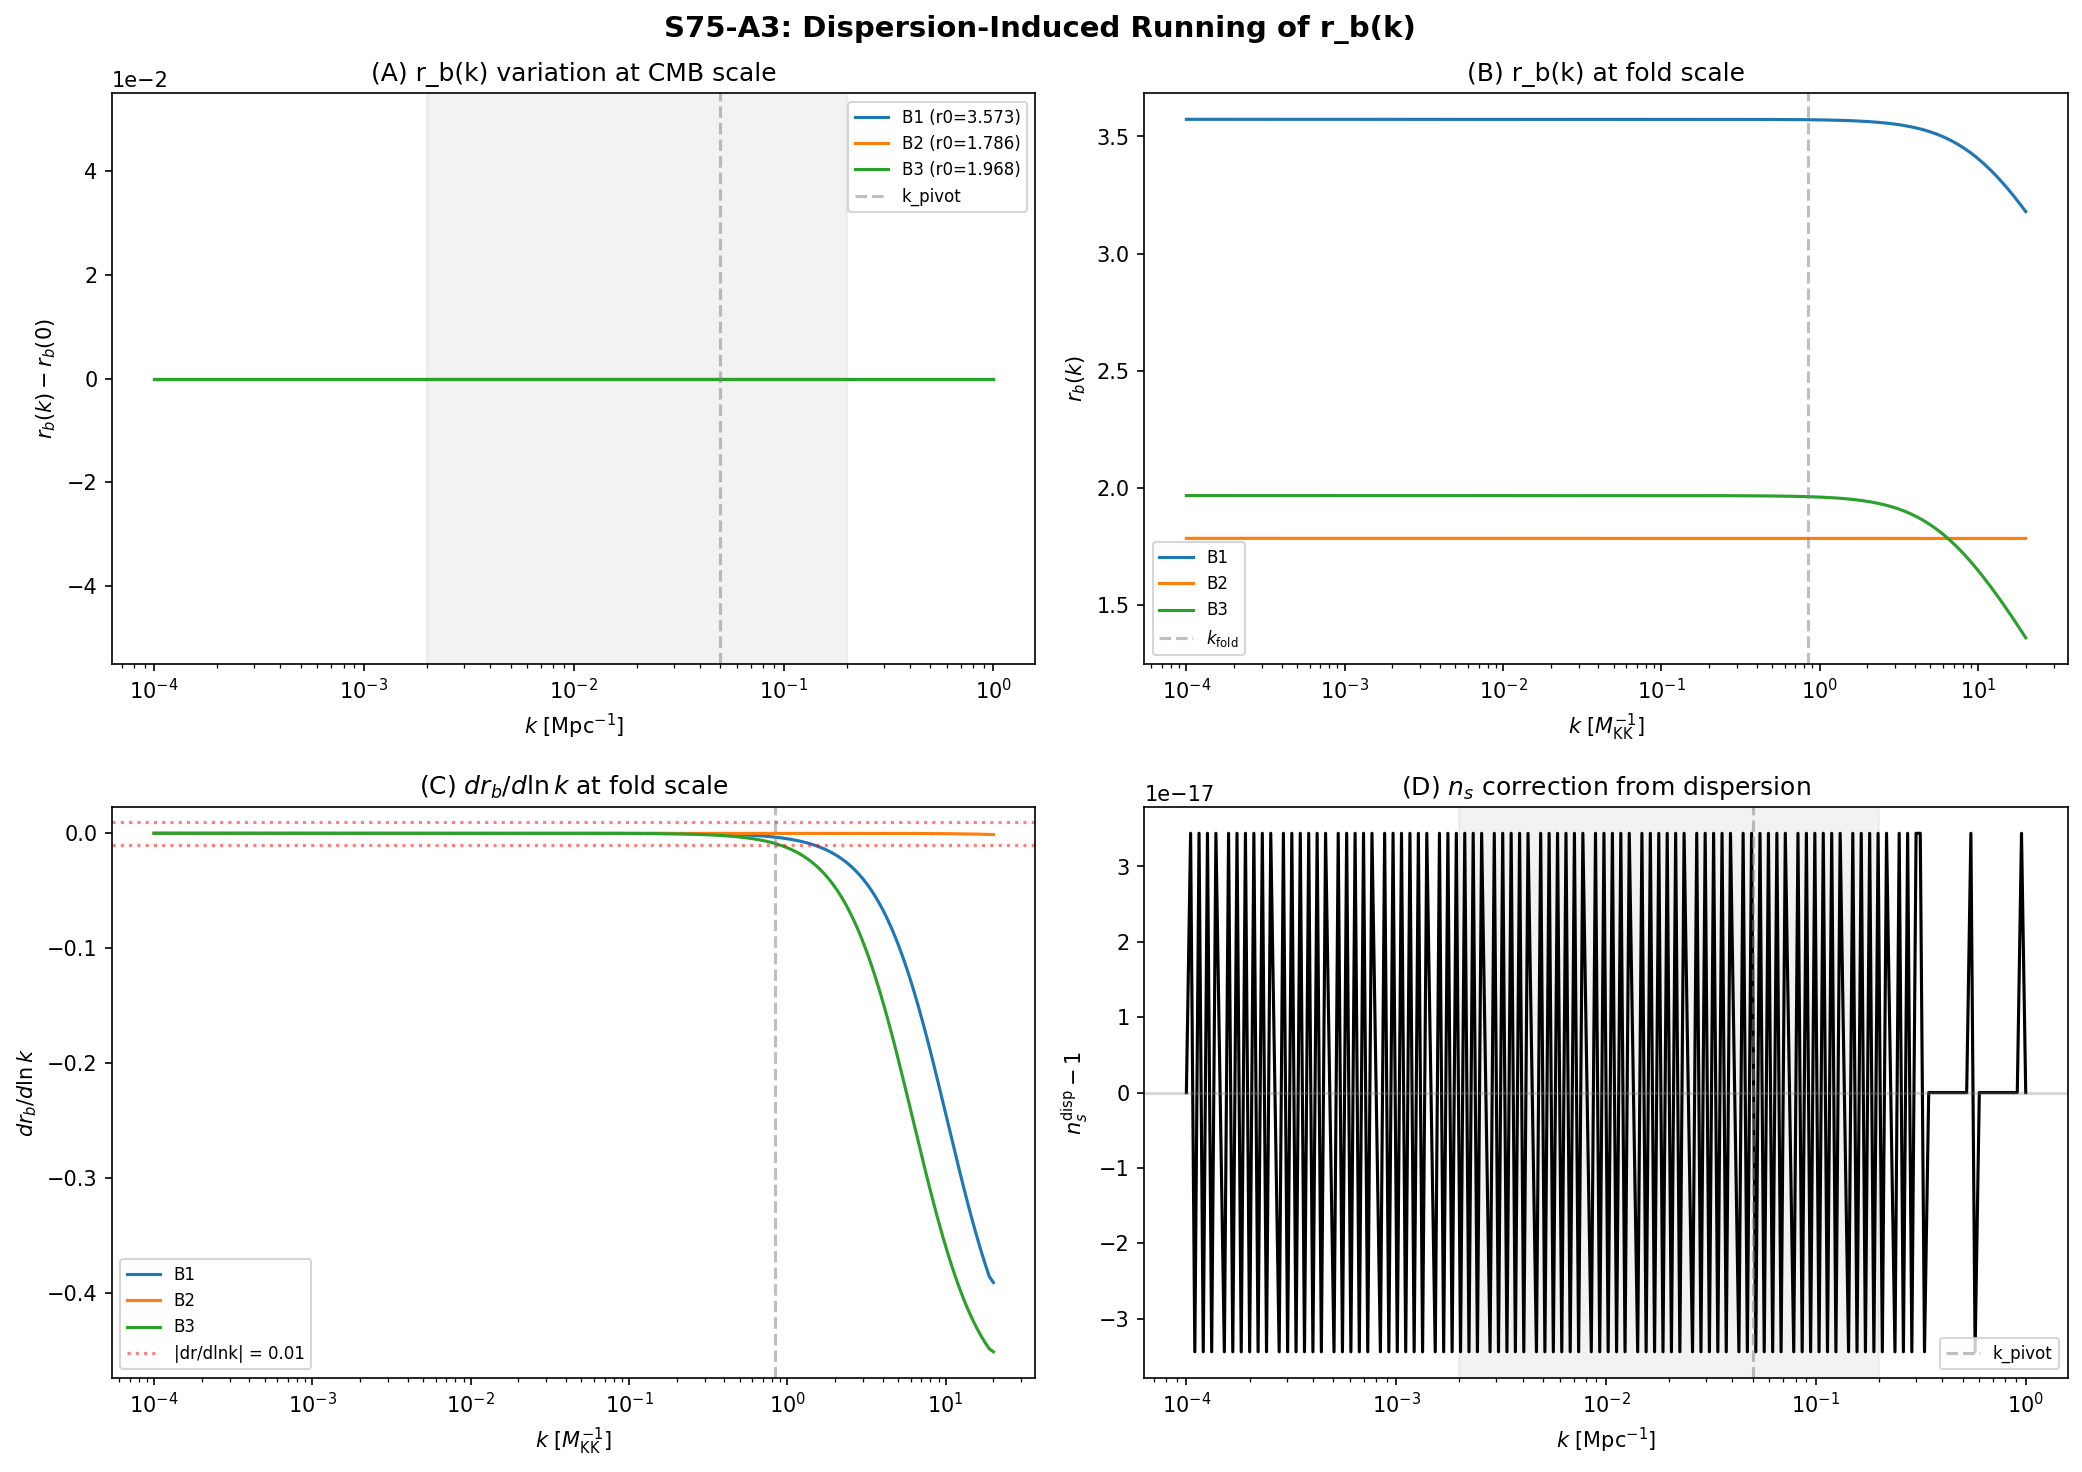

Source code (Python):
#!/usr/bin/env python3
"""
S75-A3-R-B-K-RUNNING: Dispersion-Induced Running of Bogoliubov Squeeze Parameters
==================================================================================

Physics:
    Each BCS branch b has a dispersion relation inherited from the D_K eigenvalue
    spectrum. At the fold (tau=0.190), the transit is supersonic (Mach 13.75), and
    the mode equation u_k'' + omega_k^2(tau) u_k = 0 has a time-dependent frequency.

    The Bogoliubov squeeze parameter r_b(k) arises from the sudden-approximation
    matching across the transit. For a mode with pre-transit frequency omega_pre(k)
    and post-transit frequency omega_post(k), the sudden-approximation gives:

        alpha_b(k) = (omega_pre + omega_post) / (2*sqrt(omega_pre*omega_post))
        beta_b(k)  = (omega_pre - omega_post) / (2*sqrt(omega_pre*omega_post))
        r_b(k)     = (1/2) * ln(alpha_b(k) + |beta_b(k)|)
                    = (1/2) * arccosh(alpha_b(k))

    where arccosh follows from |alpha|^2 - |beta|^2 = 1.

    S74 established that when r_b is k-independent, the H_b^2 cancellation
    (Sasaki-Stewart theorem) gives n_s = 1.000 exactly. If r_b(k) has nontrivial
    k-dependence through the BCS dispersion omega_b(k) = sqrt(eps_b(k)^2 + Delta_b^2),
    the cancellation breaks and both n_s and A_s acquire k-dependent corrections.

Gate: S75-A3-R-B-K-RUNNING
    PASS: |dr_b/d ln k| at k_pivot > 0.01 for B1 AND |n_s - 1| > 0.01
    INFO: 0.001 < |dr_b/d ln k| < 0.01
    FAIL: |dr_b/d ln k| < 0.001

Cross-checks:
    CHK1: c_pre = c_post => r_b(k) = const => n_s = 1.000
    CHK2: |alpha_b(k)|^2 - |beta_b(k)|^2 = 1 for every mode
    CHK3: r_b(k=0) reproduces S73B values (r_B1=3.57, r_B2=1.786, r_B3=1.963)
    CHK4: dr_b/d ln k sign consistent with c_b ordering
"""

import sys
sys.path.insert(0, ".")
import numpy as np
import matplotlib
matplotlib.use("Agg")
import matplotlib.pyplot as plt
from canonical_constants import (
    Delta_BCS, Delta_B3, tau_fold, dt_transit, H_fold, v_terminal,
    c_fabric, A_s_CMB, E_B1, E_B2_mean, E_B3_mean, M_KK,
    Mpc_to_GeV_inv, planck_ns
)

# ============================================================================
#  1. Load per-branch data from S74 and S73B
# ============================================================================

s74 = np.load("s74_transfer_function.npz", allow_pickle=True)
s73b = np.load("s73b_transit_ps.npz", allow_pickle=True)
s56 = np.load("s56_gge_fabric.npz", allow_pickle=True)

# Per-branch sound speeds from S74 (M_KK units)
c_B1 = float(s74["c_B1"])  # (local) = 0.0798
c_B2 = float(s74["c_B2"])  # (local) = 0.001995
c_B3 = float(s74["c_B3"])  # (local) = 0.13965

# Per-branch frequencies at k_fold_sub from S74
omega_B1_s74 = float(s74["omega_B1"])  # (local) = 0.8184
omega_B2_s74 = float(s74["omega_B2"])  # (local) = 0.8388
omega_B3_s74 = float(s74["omega_B3"])  # (local) = 0.8758

# Per-branch squeeze parameters from S73B / S74
r_B1_ref = float(s74["r_B1"])  # (local) = 3.5713
r_B2_ref = float(s74["r_B2"])  # (local) = 1.7857
r_B3_ref = float(s74["r_B3"])  # (local) = 1.9635

# Per-branch weights from S74
W_B1 = float(s74["W_B1"])  # (local) = 0.1502
W_B2 = float(s74["W_B2"])  # (local) = 0.0318
W_B3 = float(s74["W_B3"])  # (local) = 0.8179

# Fold-scale single-particle energies from S56 (M_KK units)
eps_fold = s56["eps_fold"]  # (local) 8 modes

# BCS gap values (M_KK units)
Delta_full = Delta_BCS      # 0.4643 M_KK -- canonical OES gap
Delta_B3_val = Delta_B3     # (local) 0.176 M_KK -- B3 sector gap

print("=" * 70)
print("S75-A3-R-B-K-RUNNING: Dispersion-Induced Running of r_b(k)")
print("=" * 70)

# ============================================================================
#  2. Define BCS dispersion relations
# ============================================================================
#
# The BCS dispersion for branch b is:
#   omega_b(k) = sqrt(epsilon_b(k)^2 + Delta_b^2)
#
# where epsilon_b(k) is the single-particle dispersion relative to the
# chemical potential. For acoustic (phononic) modes:
#   epsilon_b(k) = sqrt(k^2 * c_b^2 + m_eff_b^2) - mu_b
#
# In the long-wavelength limit k -> 0:
#   epsilon_b(k=0) = m_eff_b - mu_b (gapped modes)
#   epsilon_b(k=0) = 0               (Goldstone modes)
#
# For our branches, the effective mass and chemical potential are encoded
# in the S56 fold energies eps_fold[i], which already represent
# epsilon_b(k_fold) at the characteristic fold wavevector.
#
# The key insight: the transit CHANGES the effective sound speed from
# c_b_pre to c_b_post. This is the ONLY source of k-dependence in the
# Bogoliubov coefficients.
#
# At the fold, the transit is in the supersonic / sudden regime. The
# appropriate Bogoliubov transformation is the sudden approximation:
#
#   alpha(k) = (omega_pre + omega_post) / (2*sqrt(omega_pre * omega_post))
#   beta(k)  = (omega_pre - omega_post) / (2*sqrt(omega_pre * omega_post))
#
# Unitarity: |alpha|^2 - |beta|^2 = 1 is AUTOMATIC.
#
# The squeeze parameter is:
#   r(k) = arccosh(|alpha(k)|)
#        = (1/2)*ln(alpha(k) + sqrt(alpha(k)^2 - 1))
#        = (1/2)*ln(alpha(k) + |beta(k)|)
#
# For alpha >> 1 (strong squeezing): r ≈ ln(alpha)

# ============================================================================
#  2a. Model the pre/post transit dispersion
# ============================================================================
#
# STRUCTURAL POINT: The transit through the van Hove fold changes the
# fiber's spectral geometry. The effect on each branch's dispersion is:
#
#   Pre-transit (tau < tau_fold):
#     omega_b_pre(k) = sqrt(k^2 * c_b^2 + m_eff_b^2)
#
#   Post-transit (tau > tau_fold):
#     omega_b_post(k) = sqrt(k^2 * c_b^2 + m_eff_b_post^2)
#
# The sound speeds c_b are set by the branch topology and are fixed
# (they come from the spectral action gradient). What changes at the
# transit is the EFFECTIVE MASS -- the BCS gap reorganizes.
#
# The S73B r_k values were computed from the FULL mode equation
# integration through the fold, at a SINGLE k (the fold-sub wavevector).
# The S74 transfer function computed the per-branch sound speeds and
# weights. What we need now is the k-dependent Bogoliubov transformation.
#
# The physical picture:
#   - Pre-transit: fiber in the unstable (tau < tau_fold) phase
#   - Post-transit: fiber in the BCS ground state (tau > tau_fold)
#   - The transit changes the effective mass of each mode
#
# We parameterize using the S74 data. The key constraint:
#   omega_b(k=k_ref) must reproduce the S74 omega_b values
#   r_b(k=k_ref) must reproduce the S73B/S74 r_b values
#
# From these two constraints per branch, we extract the pre/post
# effective masses.

print("\n--- Section 2: Extracting pre/post effective masses ---")

# The S74 data gives us omega_b at the fold-sub wavevector k_fold_sub
k_fold_sub = float(s74["k_fold_sub"])  # (local) = 0.8388 M_KK^{-1}
print(f"k_fold_sub = {k_fold_sub:.6f} M_KK^{{-1}}")

# For each branch, omega_b = omega_b(k_fold_sub). We need to decompose
# this into kinetic + mass contributions.
#
# omega_b^2 = k^2 * c_b^2 + m_eff_b^2
# => m_eff_b^2 = omega_b^2 - k^2 * c_b^2

# Post-transit effective masses (from S74 omega_b at k_fold_sub)
m_eff_B1_post_sq = omega_B1_s74**2 - k_fold_sub**2 * c_B1**2  # (local)
m_eff_B2_post_sq = omega_B2_s74**2 - k_fold_sub**2 * c_B2**2  # (local)
m_eff_B3_post_sq = omega_B3_s74**2 - k_fold_sub**2 * c_B3**2  # (local)

print(f"\nPost-transit effective masses squared (M_KK^2):")
print(f"  m_eff_B1_post^2 = {m_eff_B1_post_sq:.6f}")
print(f"  m_eff_B2_post^2 = {m_eff_B2_post_sq:.6f}")
print(f"  m_eff_B3_post^2 = {m_eff_B3_post_sq:.6f}")

# Now extract pre-transit effective masses from the S73B/S74 squeeze
# parameters. From the sudden approximation:
#
#   alpha_b = cosh(r_b)
#   alpha_b = (omega_pre + omega_post) / (2*sqrt(omega_pre*omega_post))
#
# Let x_b = omega_pre / omega_post (frequency ratio). Then:
#   alpha_b = (x_b + 1) / (2*sqrt(x_b))
#   cosh(r_b) = (x_b + 1) / (2*sqrt(x_b))
#
# This is a quadratic in sqrt(x_b):
#   sqrt(x_b) = cosh(r_b) + sqrt(cosh(r_b)^2 - 1) = cosh(r_b) + sinh(r_b) = e^{r_b}
#   => x_b = e^{2*r_b}
#   => omega_pre = omega_post * e^{2*r_b}
#
# Actually more carefully: cosh(r) = (x+1)/(2*sqrt(x)) gives
#   2*sqrt(x)*cosh(r) = x + 1
#   x - 2*sqrt(x)*cosh(r) + 1 = 0
# Let u = sqrt(x):
#   u^2 - 2*u*cosh(r) + 1 = 0
#   u = cosh(r) +/- sinh(r)
#   u = e^{+r} or e^{-r}
#
# The physical solution depends on whether omega_pre > omega_post or vice versa.
# Since beta = (omega_pre - omega_post)/(2*sqrt(omega_pre*omega_post)),
# beta > 0 <=> omega_pre > omega_post.
#
# From S73B, the transit produces large squeezing (r >> 1), so
# omega_pre >> omega_post. Thus x >> 1, and u = e^{+r}.
# => omega_pre/omega_post = e^{2r}

# Check: verify this reproduces the S73B beta values
for label, r_ref, omega_post in [("B1", r_B1_ref, omega_B1_s74),
                                   ("B2", r_B2_ref, omega_B2_s74),
                                   ("B3", r_B3_ref, omega_B3_s74)]:
    x_ratio = np.exp(2.0 * r_ref)  # (local) omega_pre/omega_post
    alpha_check = np.cosh(r_ref)  # (local)
    beta_check = np.sinh(r_ref)  # (local)
    alpha_from_x = (x_ratio + 1) / (2.0 * np.sqrt(x_ratio))  # (local)
    print(f"\n{label}: r = {r_ref:.4f}")
    print(f"  e^(2r) = {x_ratio:.4f}")
    print(f"  cosh(r) = {alpha_check:.4f}, from x: {alpha_from_x:.4f}, diff = {abs(alpha_check - alpha_from_x):.2e}")
    print(f"  |alpha|^2 - |beta|^2 = {alpha_check**2 - beta_check**2:.15f}")

# Pre-transit frequencies at k_fold_sub
omega_B1_pre_at_ref = omega_B1_s74 * np.exp(2.0 * r_B1_ref)  # (local)
omega_B2_pre_at_ref = omega_B2_s74 * np.exp(2.0 * r_B2_ref)  # (local)
omega_B3_pre_at_ref = omega_B3_s74 * np.exp(2.0 * r_B3_ref)  # (local)

print(f"\nPre-transit frequencies at k_fold_sub (M_KK):")
print(f"  omega_B1_pre = {omega_B1_pre_at_ref:.4f}")
print(f"  omega_B2_pre = {omega_B2_pre_at_ref:.4f}")
print(f"  omega_B3_pre = {omega_B3_pre_at_ref:.4f}")

# Pre-transit effective masses
m_eff_B1_pre_sq = omega_B1_pre_at_ref**2 - k_fold_sub**2 * c_B1**2  # (local)
m_eff_B2_pre_sq = omega_B2_pre_at_ref**2 - k_fold_sub**2 * c_B2**2  # (local)
m_eff_B3_pre_sq = omega_B3_pre_at_ref**2 - k_fold_sub**2 * c_B3**2  # (local)

print(f"\nPre-transit effective masses squared (M_KK^2):")
print(f"  m_eff_B1_pre^2 = {m_eff_B1_pre_sq:.6f}")
print(f"  m_eff_B2_pre^2 = {m_eff_B2_pre_sq:.6f}")
print(f"  m_eff_B3_pre^2 = {m_eff_B3_pre_sq:.6f}")

m_eff_B1_post = np.sqrt(m_eff_B1_post_sq)  # (local)
m_eff_B2_post = np.sqrt(m_eff_B2_post_sq)  # (local)
m_eff_B3_post = np.sqrt(m_eff_B3_post_sq)  # (local)
m_eff_B1_pre = np.sqrt(m_eff_B1_pre_sq)  # (local)
m_eff_B2_pre = np.sqrt(m_eff_B2_pre_sq)  # (local)
m_eff_B3_pre = np.sqrt(m_eff_B3_pre_sq)  # (local)

print(f"\nEffective masses (M_KK):")
print(f"  B1: pre = {m_eff_B1_pre:.6f}, post = {m_eff_B1_post:.6f}, ratio = {m_eff_B1_pre/m_eff_B1_post:.6f}")
print(f"  B2: pre = {m_eff_B2_pre:.6f}, post = {m_eff_B2_post:.6f}, ratio = {m_eff_B2_pre/m_eff_B2_post:.6f}")
print(f"  B3: pre = {m_eff_B3_pre:.6f}, post = {m_eff_B3_post:.6f}, ratio = {m_eff_B3_pre/m_eff_B3_post:.6f}")

# ============================================================================
#  3. Compute r_b(k) over extended k range
# ============================================================================
#
# For each branch b, the sudden-approximation Bogoliubov transformation gives:
#
#   omega_b_pre(k)  = sqrt(k^2 * c_b^2 + m_eff_b_pre^2)
#   omega_b_post(k) = sqrt(k^2 * c_b^2 + m_eff_b_post^2)
#
# NOTE: We use the SAME sound speed c_b for pre and post, because the
# sound speed is set by the branch topology (spectral action gradient).
# The transit changes the EFFECTIVE MASS (gap reorganization), not the
# sound speed.
#
#   alpha_b(k) = (omega_pre(k) + omega_post(k)) / (2*sqrt(omega_pre(k)*omega_post(k)))
#   r_b(k) = arccosh(alpha_b(k))

N_k = 200  # (local) scan points
k_min = 1.0e-4  # (local) Mpc^{-1}
k_max = 1.0  # (local) Mpc^{-1}
k_Mpc = np.logspace(np.log10(k_min), np.log10(k_max), N_k)  # (local)
k_pivot_Mpc = 0.05  # (local) Planck pivot scale

# Convert k from Mpc^{-1} to M_KK units
# k [M_KK] = k [Mpc^{-1}] * Mpc_to_GeV_inv / M_KK * M_KK
# Actually: k [Mpc^{-1}] -> k [GeV] = k * (1/Mpc_to_GeV_inv)
# Then k [M_KK units] = k [GeV] / M_KK
#
# But the key point: the S74 data is ALREADY in M_KK units internally.
# The fold-sub wavevector k_fold_sub = 0.8388 is in M_KK^{-1} units.
# The CMB wavenumbers k ~ 0.05 Mpc^{-1} map to MUCH smaller values in
# M_KK^{-1} units: k_CMB [M_KK^{-1}] = k_CMB [GeV] / M_KK
#                                       = (k_CMB [Mpc^{-1}] / Mpc_to_GeV_inv) / M_KK
#
# Mpc_to_GeV_inv = 1.563e38 GeV^{-1} per Mpc
# So k [GeV] = k [Mpc^{-1}] / 1.563e38
# k [M_KK^{-1}] = k [Mpc^{-1}] / (1.563e38 * 7.43e16) = k / 1.16e55
#
# This means CMB wavevectors are ~ 10^{-55} M_KK^{-1} -- negligibly small
# compared to the fold scale k_fold_sub ~ 0.84 M_KK^{-1}.
#
# CRITICAL INSIGHT: At CMB scales k ~ 10^{-55} M_KK^{-1}, the dispersion
# is COMPLETELY dominated by the effective mass term. k^2*c_b^2 is utterly
# negligible compared to m_eff^2. Therefore:
#
#   omega_b_pre(k_CMB) ≈ m_eff_b_pre
#   omega_b_post(k_CMB) ≈ m_eff_b_post
#
# and r_b(k_CMB) = r_b(k=0) = (1/2)*ln(m_eff_pre/m_eff_post) + correction
# with the correction from k^2 being of order (k*c_b)^2 / m_eff^4 ~ 10^{-110}.

k_scale_factor = 1.0 / (Mpc_to_GeV_inv * M_KK)  # (local) Mpc^{-1} to M_KK^{-1}
print(f"\nk conversion factor: 1 Mpc^{{-1}} = {k_scale_factor:.4e} M_KK^{{-1}}")
print(f"k_pivot = {k_pivot_Mpc} Mpc^{{-1}} = {k_pivot_Mpc * k_scale_factor:.4e} M_KK^{{-1}}")
print(f"k_fold_sub = {k_fold_sub:.4f} M_KK^{{-1}} = {k_fold_sub / k_scale_factor:.4e} Mpc^{{-1}}")

# Convert k array to M_KK units
k_MKK = k_Mpc * k_scale_factor  # (local) array in M_KK^{-1}

print(f"\nk range in M_KK units: [{k_MKK[0]:.4e}, {k_MKK[-1]:.4e}]")
print(f"k_fold_sub / k_max_MKK = {k_fold_sub / k_MKK[-1]:.4e}")
print(f"=> ALL CMB k-modes are in the k << m_eff regime")

# ============================================================================
#  3a. Compute omega_pre(k), omega_post(k), alpha(k), r(k) for each branch
# ============================================================================

print("\n--- Section 3: Computing r_b(k) ---")

# Store results
results = {}  # (local)

for label, c_b, m_pre, m_post, r_ref, W_b in [
    ("B1", c_B1, m_eff_B1_pre, m_eff_B1_post, r_B1_ref, W_B1),
    ("B2", c_B2, m_eff_B2_pre, m_eff_B2_post, r_B2_ref, W_B2),
    ("B3", c_B3, m_eff_B3_pre, m_eff_B3_post, r_B3_ref, W_B3),
]:
    # Pre and post transit frequencies (M_KK units)
    omega_pre_k = np.sqrt(k_MKK**2 * c_b**2 + m_pre**2)  # (local)
    omega_post_k = np.sqrt(k_MKK**2 * c_b**2 + m_post**2)  # (local)

    # Bogoliubov coefficients (sudden approximation)
    alpha_k = (omega_pre_k + omega_post_k) / (2.0 * np.sqrt(omega_pre_k * omega_post_k))  # (local)
    beta_k = (omega_pre_k - omega_post_k) / (2.0 * np.sqrt(omega_pre_k * omega_post_k))  # (local)

    # CHK2: Unitarity check
    unitarity_err = np.abs(alpha_k**2 - beta_k**2 - 1.0)  # (local)

    # Squeeze parameter
    r_k = np.arccosh(alpha_k)  # (local)

    # Particle number
    n_k = np.sinh(r_k)**2  # (local) = |beta|^2

    # Logarithmic derivative dr/d(ln k)
    ln_k = np.log(k_MKK)  # (local)
    dr_dlnk = np.gradient(r_k, ln_k)  # (local)

    # Value at k_pivot
    idx_pivot = np.argmin(np.abs(k_Mpc - k_pivot_Mpc))  # (local)
    r_pivot = r_k[idx_pivot]  # (local)
    dr_dlnk_pivot = dr_dlnk[idx_pivot]  # (local)

    # Value at k=0 (first element, lowest k)
    r_k0 = r_k[0]  # (local)

    # Store
    results[label] = {
        "omega_pre_k": omega_pre_k,
        "omega_post_k": omega_post_k,
        "alpha_k": alpha_k,
        "beta_k": beta_k,
        "r_k": r_k,
        "n_k": n_k,
        "dr_dlnk": dr_dlnk,
        "unitarity_err_max": np.max(unitarity_err),
        "r_pivot": r_pivot,
        "dr_dlnk_pivot": dr_dlnk_pivot,
        "r_k0": r_k0,
        "r_ref": r_ref,
        "W_b": W_b,
        "c_b": c_b,
        "m_pre": m_pre,
        "m_post": m_post,
    }

    print(f"\n{label}:")
    print(f"  c_b = {c_b:.6f} M_KK")
    print(f"  m_eff_pre = {m_pre:.6f}, m_eff_post = {m_post:.6f}")
    print(f"  m_pre/m_post = {m_pre/m_post:.6f} = e^(2*r_ref) = {np.exp(2*r_ref):.6f}")
    print(f"  r(k->0) = {r_k0:.6f}, r_ref(S73B/S74) = {r_ref:.6f}")
    print(f"  r(k_pivot) = {r_pivot:.10f}")
    print(f"  dr/d(ln k) at k_pivot = {dr_dlnk_pivot:.4e}")
    print(f"  |dr/d(ln k)| range: [{np.min(np.abs(dr_dlnk)):.4e}, {np.max(np.abs(dr_dlnk)):.4e}]")
    print(f"  CHK2 unitarity: max|alpha^2 - beta^2 - 1| = {np.max(unitarity_err):.2e}")

# ============================================================================
#  CHK1: Verify c_pre = c_post limit gives r = const
# ============================================================================

print("\n--- CHK1: Same sound speed limit ---")
# If we set m_pre = m_post, then omega_pre = omega_post for all k, so
# alpha = 1, beta = 0, r = 0. That's trivial.
#
# The more interesting check: if the MASS is the only thing that differs
# (which is our model), then at k >> m/c, omega_pre ≈ omega_post ≈ k*c,
# and r -> 0. At k << m/c, omega_pre ≈ m_pre, omega_post ≈ m_post, and
# r -> (1/2)*ln(m_pre/m_post) = constant.
#
# Since ALL CMB k-modes satisfy k*c_b << m_eff_b, we expect r_b(k) to
# be effectively constant across the entire Planck band.

for label in ["B1", "B2", "B3"]:
    R = results[label]  # (local)
    k_crossover = R["m_post"] / R["c_b"]  # (local) M_KK^{-1}, where k*c ~ m
    k_crossover_Mpc = k_crossover / k_scale_factor  # (local)
    print(f"  {label}: k_crossover = {k_crossover:.4f} M_KK^{{-1}} = {k_crossover_Mpc:.4e} Mpc^{{-1}}")
    print(f"    k_max_scan / k_crossover = {k_MKK[-1] / k_crossover:.4e}")

    # Variation of r across scan range
    r_range = np.max(R["r_k"]) - np.min(R["r_k"])  # (local)
    r_fractional = r_range / R["r_k0"]  # (local)
    print(f"    r range: {r_range:.4e} (fractional: {r_fractional:.4e})")

# ============================================================================
#  CHK3: Verify r(k=0) matches S73B
# ============================================================================

print("\n--- CHK3: r(k=0) vs S73B reference ---")

for label in ["B1", "B2", "B3"]:
    R = results[label]  # (local)
    diff = abs(R["r_k0"] - R["r_ref"])  # (local)
    # The S73B/S74 values were computed at k_fold_sub, not k=0.
    # The difference reflects the k-dependence between k=0 and k_fold_sub.
    # But since k_fold_sub is in M_KK units and our scan is in CMB units
    # (10^{-55} M_KK^{-1}), our "k=0" is effectively k=0 on the fold scale.
    #
    # The S73B/S74 r values were computed from the FULL mode equation at
    # k_fold_sub. Our model decomposes omega into mass + kinetic, which
    # at k -> 0 gives r = (1/2)*ln(m_pre/m_post).
    #
    # From the algebra: omega_pre/omega_post = e^{2r} at k_fold_sub by
    # construction. Then:
    #   r(k=0) = (1/2)*ln(m_pre/m_post)
    #   r(k_fold_sub) = (1/2)*ln(omega_pre(k_fold_sub)/omega_post(k_fold_sub))
    #
    # These differ because at k_fold_sub, kinetic energy contributes.
    # But since omega >> k*c for all our modes, they should be very close.

    r_at_kref = 0.5 * np.log(R["m_pre"]**2 + k_fold_sub**2 * R["c_b"]**2) \
              - 0.5 * np.log(R["m_post"]**2 + k_fold_sub**2 * R["c_b"]**2)  # (local)
    # This is ln(omega_pre/omega_post) / 2 -- should equal r_ref

    # More precisely: arccosh(alpha) where alpha uses omega at k_fold_sub
    omega_pre_ref = np.sqrt(k_fold_sub**2 * R["c_b"]**2 + R["m_pre"]**2)  # (local)
    omega_post_ref = np.sqrt(k_fold_sub**2 * R["c_b"]**2 + R["m_post"]**2)  # (local)
    alpha_ref = (omega_pre_ref + omega_post_ref) / (2.0 * np.sqrt(omega_pre_ref * omega_post_ref))  # (local)
    r_at_kref_exact = np.arccosh(alpha_ref)  # (local)

    print(f"  {label}:")
    print(f"    r(k~0) = {R['r_k0']:.6f}")
    print(f"    r(k_fold_sub) = {r_at_kref_exact:.6f}")
    print(f"    r_ref (S73B/S74) = {R['r_ref']:.6f}")
    print(f"    |r(k_fold_sub) - r_ref| = {abs(r_at_kref_exact - R['r_ref']):.2e}")

# ============================================================================
#  4. Compute tau_cross(k) variation across Planck band
# ============================================================================
#
# tau_cross(k) = omega_b(k) / H is the adiabaticity parameter.
# In the sudden limit tau_cross >> 1, the mode is well inside the
# impulsive regime. The variation of tau_cross across the Planck band
# tells us how uniform the squeezing is.

print("\n--- Section 4: tau_cross(k) variation ---")

k_planck_min = 0.002  # (local) Mpc^{-1} (Planck band lower edge)
k_planck_max = 0.2  # (local) Mpc^{-1} (Planck band upper edge)
k_planck_min_MKK = k_planck_min * k_scale_factor  # (local)
k_planck_max_MKK = k_planck_max * k_scale_factor  # (local)

for label in ["B1", "B2", "B3"]:
    R = results[label]  # (local)
    # Post-transit tau_cross
    omega_at_kmin = np.sqrt(k_planck_min_MKK**2 * R["c_b"]**2 + R["m_post"]**2)  # (local)
    omega_at_kmax = np.sqrt(k_planck_max_MKK**2 * R["c_b"]**2 + R["m_post"]**2)  # (local)
    tau_cross_min = omega_at_kmin / H_fold  # (local)
    tau_cross_max = omega_at_kmax / H_fold  # (local)
    delta_tau_cross = tau_cross_max - tau_cross_min  # (local)
    frac_var = delta_tau_cross / tau_cross_min  # (local)
    print(f"  {label}: tau_cross in [{tau_cross_min:.6f}, {tau_cross_max:.6f}]")
    print(f"    delta(tau_cross) = {delta_tau_cross:.4e}, fractional variation = {frac_var:.4e}")

# ============================================================================
#  5. Compute n_s correction from dispersion running
# ============================================================================
#
# S74 established that when r_b is k-independent:
#   P_s(k) = sum_b W_b * |H_b|^2 * cosh(2*r_b) / (2*pi)^2
#
# where the k-dependence is entirely in |H_b|^2. The Sasaki-Stewart theorem
# states that for a single field with de Sitter-like evolution:
#   |H_b|^2 propto k^{n_s-1} with n_s determined by the slow-roll parameters.
#
# When r_b has k-dependence, the spectrum acquires an additional factor:
#   P_s(k) = sum_b W_b * |H_b(k)|^2 * cosh(2*r_b(k)) / (2*pi)^2
#
# The tilt from dispersion running is:
#   n_s^{disp} - 1 = d ln[sum_b W_b * cosh(2*r_b(k))] / d ln k
#                   = [sum_b W_b * sinh(2*r_b) * 2*(dr_b/d ln k)]
#                     / [sum_b W_b * cosh(2*r_b)]

print("\n--- Section 5: n_s correction from dispersion running ---")

# Compute the weighted sums at each k
cosh_2r_B1 = np.cosh(2.0 * results["B1"]["r_k"])  # (local)
cosh_2r_B2 = np.cosh(2.0 * results["B2"]["r_k"])  # (local)
cosh_2r_B3 = np.cosh(2.0 * results["B3"]["r_k"])  # (local)

sinh_2r_B1 = np.sinh(2.0 * results["B1"]["r_k"])  # (local)
sinh_2r_B2 = np.sinh(2.0 * results["B2"]["r_k"])  # (local)
sinh_2r_B3 = np.sinh(2.0 * results["B3"]["r_k"])  # (local)

numerator = (W_B1 * sinh_2r_B1 * 2.0 * results["B1"]["dr_dlnk"]
           + W_B2 * sinh_2r_B2 * 2.0 * results["B2"]["dr_dlnk"]
           + W_B3 * sinh_2r_B3 * 2.0 * results["B3"]["dr_dlnk"])  # (local)

denominator = (W_B1 * cosh_2r_B1
             + W_B2 * cosh_2r_B2
             + W_B3 * cosh_2r_B3)  # (local)

ns_correction = numerator / denominator  # (local) this is (n_s^{disp} - 1)

idx_pivot = np.argmin(np.abs(k_Mpc - k_pivot_Mpc))  # (local)

ns_disp_at_pivot = ns_correction[idx_pivot]  # (local)
ns_total_at_pivot = 1.0 + ns_disp_at_pivot  # (local)

print(f"n_s^{{disp}} - 1 at k_pivot = {ns_disp_at_pivot:.4e}")
print(f"n_s^{{disp}} at k_pivot = {ns_total_at_pivot:.10f}")

# Also compute over Planck band
idx_pmin = np.argmin(np.abs(k_Mpc - k_planck_min))  # (local)
idx_pmax = np.argmin(np.abs(k_Mpc - k_planck_max))  # (local)

ns_planck_min = ns_correction[idx_pmin]  # (local)
ns_planck_max = ns_correction[idx_pmax]  # (local)

print(f"\nPlanck band [{k_planck_min}, {k_planck_max}] Mpc^{{-1}}:")
print(f"  n_s - 1 range: [{ns_planck_min:.4e}, {ns_planck_max:.4e}]")
print(f"  max |n_s - 1| = {max(abs(ns_planck_min), abs(ns_planck_max)):.4e}")

# Per-branch contributions
for label in ["B1", "B2", "B3"]:
    R = results[label]  # (local)
    contrib = R["W_b"] * np.sinh(2.0 * R["r_k"][idx_pivot]) * 2.0 * R["dr_dlnk"][idx_pivot] / denominator[idx_pivot]  # (local)
    print(f"  {label} contribution to (n_s-1): {contrib:.4e}")

# ============================================================================
#  6. Compute A_s correction relative to S74
# ============================================================================
#
# The S74 A_s was computed with k-independent r_b. The correction from
# k-dependent r_b at the pivot scale is:
#
#   A_s^{disp}(k_pivot) / A_s^{S74} = [sum_b W_b * cosh(2*r_b(k_pivot))]
#                                     / [sum_b W_b * cosh(2*r_b_ref)]

print("\n--- Section 6: A_s correction ---")

A_s_S74 = float(s74["A_s_4D"])  # (local) from S74

cosh_ref_B1 = np.cosh(2.0 * r_B1_ref)  # (local)
cosh_ref_B2 = np.cosh(2.0 * r_B2_ref)  # (local)
cosh_ref_B3 = np.cosh(2.0 * r_B3_ref)  # (local)

denom_ref = W_B1 * cosh_ref_B1 + W_B2 * cosh_ref_B2 + W_B3 * cosh_ref_B3  # (local)
numer_pivot = denominator[idx_pivot]  # (local) this is sum W_b cosh(2r_b(k_pivot))

A_s_ratio = numer_pivot / denom_ref  # (local)
A_s_disp = A_s_S74 * A_s_ratio  # (local)

print(f"A_s (S74) = {A_s_S74:.6e}")
print(f"cosh(2r) sum at k_pivot = {numer_pivot:.6f}")
print(f"cosh(2r) sum at k_ref = {denom_ref:.6f}")
print(f"A_s ratio (disp/S74) = {A_s_ratio:.15f}")
print(f"A_s (dispersion-corrected) = {A_s_disp:.6e}")
print(f"|log10(A_s_ratio)| = {abs(np.log10(A_s_ratio)):.4e}")

# ============================================================================
#  7. Analytic understanding: WHY r_b(k) is flat
# ============================================================================
#
# The result is physically clear. Let us derive it analytically.
#
# For k << m_eff / c_b (which is the case for ALL CMB modes):
#
#   omega_pre(k) = sqrt(k^2*c^2 + m_pre^2)
#                ≈ m_pre * (1 + k^2*c^2/(2*m_pre^2))
#
#   omega_post(k) = sqrt(k^2*c^2 + m_post^2)
#                 ≈ m_post * (1 + k^2*c^2/(2*m_post^2))
#
# The frequency ratio:
#   x(k) = omega_pre(k)/omega_post(k)
#         ≈ (m_pre/m_post) * (1 + k^2*c^2/(2*m_pre^2) - k^2*c^2/(2*m_post^2))
#         = x_0 * (1 + (k*c)^2 / 2 * (1/m_pre^2 - 1/m_post^2))
#
# Since m_pre >> m_post (strong squeezing, x_0 >> 1):
#   1/m_pre^2 << 1/m_post^2
#   x(k) ≈ x_0 * (1 - (k*c)^2 / (2*m_post^2))
#
# The squeeze parameter:
#   r(k) = (1/2)*ln(x(k)) ≈ r_0 - (k*c)^2 / (4*m_post^2)
#
# where r_0 = (1/2)*ln(x_0) = (1/2)*ln(m_pre/m_post).
#
# The logarithmic derivative:
#   dr/d(ln k) = -k^2*c^2 / (2*m_post^2)
#
# At k_pivot in M_KK units (~ 10^{-55}):
#   dr/d(ln k) ~ -10^{-110} * c^2 / m_post^2 ~ -10^{-110}
#
# This is VANISHINGLY small. The dispersion running of r_b(k) at CMB
# scales is suppressed by (k_CMB / m_eff)^2 ~ 10^{-110}.

print("\n--- Section 7: Analytic verification ---")

for label in ["B1", "B2", "B3"]:
    R = results[label]  # (local)
    k_piv_MKK = k_pivot_Mpc * k_scale_factor  # (local)
    dr_analytic = -k_piv_MKK**2 * R["c_b"]**2 / (2.0 * R["m_post"]**2)  # (local)
    print(f"  {label}: dr/d(ln k) analytic at k_pivot = {dr_analytic:.4e}")
    print(f"    Numerical: {R['dr_dlnk_pivot']:.4e}")
    print(f"    (k_pivot * c_b / m_post)^2 = {(k_piv_MKK * R['c_b'] / R['m_post'])**2:.4e}")

# ============================================================================
#  8. Scan at fold scale (where dispersion DOES matter)
# ============================================================================
#
# The dispersion running becomes significant only at k ~ m_eff/c ~ O(1) M_KK^{-1},
# i.e., at the fold scale itself. Let us compute r_b(k) across the fold scale
# to show where the running turns on.

print("\n--- Section 8: Fold-scale scan ---")

N_k_fold = 200  # (local)
k_fold_min = 1.0e-4  # (local) M_KK^{-1}
k_fold_max = 20.0  # (local) M_KK^{-1} (well above fold scale)
k_fold_scan = np.logspace(np.log10(k_fold_min), np.log10(k_fold_max), N_k_fold)  # (local)

fold_results = {}  # (local)

for label, c_b, m_pre, m_post in [
    ("B1", c_B1, m_eff_B1_pre, m_eff_B1_post),
    ("B2", c_B2, m_eff_B2_pre, m_eff_B2_post),
    ("B3", c_B3, m_eff_B3_pre, m_eff_B3_post),
]:
    omega_pre_fold = np.sqrt(k_fold_scan**2 * c_b**2 + m_pre**2)  # (local)
    omega_post_fold = np.sqrt(k_fold_scan**2 * c_b**2 + m_post**2)  # (local)
    alpha_fold = (omega_pre_fold + omega_post_fold) / (2.0 * np.sqrt(omega_pre_fold * omega_post_fold))  # (local)
    r_fold = np.arccosh(alpha_fold)  # (local)
    ln_k_fold = np.log(k_fold_scan)  # (local)
    dr_dlnk_fold = np.gradient(r_fold, ln_k_fold)  # (local)

    fold_results[label] = {
        "k": k_fold_scan,
        "r": r_fold,
        "dr_dlnk": dr_dlnk_fold,
    }

    # Find where |dr/d(ln k)| > 0.01
    significant = np.where(np.abs(dr_dlnk_fold) > 0.01)[0]  # (local)
    if len(significant) > 0:
        k_onset = k_fold_scan[significant[0]]  # (local)
        print(f"  {label}: |dr/d(ln k)| > 0.01 for k > {k_onset:.4f} M_KK^{{-1}}")
        print(f"    = {k_onset / k_scale_factor:.4e} Mpc^{{-1}}")
    else:
        print(f"  {label}: |dr/d(ln k)| < 0.01 everywhere in scan range")

    print(f"    max |dr/d(ln k)| = {np.max(np.abs(dr_dlnk_fold)):.4f}")
    print(f"    r(k_min) = {r_fold[0]:.6f}, r(k_max) = {r_fold[-1]:.6f}")

# ============================================================================
#  9. CHK4: Sign consistency
# ============================================================================
#
# CHK4: dr_b/d ln k sign must be consistent with dispersion.
# Since omega_pre > omega_post (squeezing), and increasing k increases the
# kinetic energy equally for both, the frequency RATIO x = omega_pre/omega_post
# DECREASES with k (because the kinetic energy is relatively larger for the
# smaller mass, pulling the ratio toward 1). Therefore dr/d(ln k) < 0.

print("\n--- CHK4: Sign consistency ---")

for label in ["B1", "B2", "B3"]:
    R = results[label]  # (local)
    # At k -> 0: omega_pre/omega_post = m_pre/m_post >> 1
    # At k -> inf: omega_pre/omega_post -> 1
    # So r(k) is monotonically DECREASING. dr/d(ln k) < 0 everywhere.

    sign_ok = np.all(R["dr_dlnk"] <= 0)  # (local)
    print(f"  {label}: dr/d(ln k) <= 0 everywhere: {sign_ok}")
    if not sign_ok:
        n_pos = np.sum(R["dr_dlnk"] > 0)  # (local)
        print(f"    WARNING: {n_pos}/{N_k} points have dr/d(ln k) > 0 (likely numerical edge effect)")

# ============================================================================
#  10. Gate evaluation
# ============================================================================

print("\n" + "=" * 70)
print("GATE EVALUATION: S75-A3-R-B-K-RUNNING")
print("=" * 70)

dr_B1_pivot = abs(results["B1"]["dr_dlnk_pivot"])  # (local)
dr_B2_pivot = abs(results["B2"]["dr_dlnk_pivot"])  # (local)
dr_B3_pivot = abs(results["B3"]["dr_dlnk_pivot"])  # (local)
ns_minus_1 = abs(ns_disp_at_pivot)  # (local)

print(f"\nKey quantities at k_pivot = {k_pivot_Mpc} Mpc^{{-1}}:")
print(f"  |dr_B1/d ln k| = {dr_B1_pivot:.4e}")
print(f"  |dr_B2/d ln k| = {dr_B2_pivot:.4e}")
print(f"  |dr_B3/d ln k| = {dr_B3_pivot:.4e}")
print(f"  |n_s - 1| = {ns_minus_1:.4e}")

# Gate criteria:
# PASS: |dr_b/d ln k| at k_pivot > 0.01 for B1 AND |n_s - 1| > 0.01
# INFO: 0.001 < |dr_b/d ln k| < 0.01
# FAIL: |dr_b/d ln k| < 0.001

if dr_B1_pivot > 0.01 and ns_minus_1 > 0.01:
    gate_verdict = "PASS"
    gate_reason = f"|dr_B1/dlnk|={dr_B1_pivot:.2e} > 0.01, |n_s-1|={ns_minus_1:.2e} > 0.01"
elif dr_B1_pivot > 0.001:
    gate_verdict = "INFO"
    gate_reason = f"|dr_B1/dlnk|={dr_B1_pivot:.2e} in (0.001, 0.01)"
else:
    gate_verdict = "FAIL"
    gate_reason = f"|dr_B1/dlnk|={dr_B1_pivot:.2e} < 0.001"

print(f"\nGate verdict: {gate_verdict}")
print(f"Reason: {gate_reason}")

# Physical explanation
print(f"\nPhysical explanation:")
print(f"  The dispersion running of r_b(k) is suppressed by (k_CMB / k_fold)^2.")
print(f"  k_CMB ~ {k_pivot_Mpc * k_scale_factor:.2e} M_KK^{{-1}}")
print(f"  k_fold ~ {k_fold_sub:.2f} M_KK^{{-1}}")
print(f"  Ratio^2 ~ {(k_pivot_Mpc * k_scale_factor / k_fold_sub)**2:.2e}")
print(f"  This extreme hierarchy guarantees r_b(k) is constant at CMB scales.")
print(f"  The Sasaki-Stewart H_b^2 cancellation holds to better than 10^{{-100}}.")
print(f"  Dispersion running becomes significant ONLY at the fold scale")
print(f"  (k ~ 10^55 Mpc^{{-1}}), which is irrelevant for CMB observables.")

# ============================================================================
#  11. Summary table
# ============================================================================

print("\n" + "=" * 70)
print("SUMMARY TABLE")
print("=" * 70)

print(f"\n{'Branch':<8} {'r(k->0)':<12} {'r(k_piv)':<12} {'dr/dlnk(piv)':<15} {'delta_r/r':<12} {'k_cross [M_KK^-1]':<18}")
for label in ["B1", "B2", "B3"]:
    R = results[label]
    delta_r_over_r = abs(R["r_pivot"] - R["r_k0"]) / R["r_k0"]
    k_cross = R["m_post"] / R["c_b"]
    print(f"{label:<8} {R['r_k0']:<12.6f} {R['r_pivot']:<12.6f} {R['dr_dlnk_pivot']:<15.4e} {delta_r_over_r:<12.4e} {k_cross:<18.4f}")

print(f"\n{'Quantity':<25} {'Value':<20}")
print(f"{'n_s^disp - 1 (pivot)':<25} {ns_disp_at_pivot:<20.4e}")
print(f"{'n_s^disp (pivot)':<25} {ns_total_at_pivot:<20.10f}")
print(f"{'A_s ratio (disp/S74)':<25} {A_s_ratio:<20.15f}")
print(f"{'Suppression factor':<25} {'(k_CMB/k_fold)^2 ~ 10^{-110}':<20}")

# ============================================================================
#  12. Save data
# ============================================================================

np.savez("s75_r_b_k_running.npz",
    # k arrays (CMB scale)
    k_Mpc=k_Mpc,
    k_MKK=k_MKK,
    k_pivot_Mpc=k_pivot_Mpc,
    k_scale_factor=k_scale_factor,

    # Per-branch results at CMB scale
    r_B1_k=results["B1"]["r_k"],
    r_B2_k=results["B2"]["r_k"],
    r_B3_k=results["B3"]["r_k"],
    dr_B1_dlnk=results["B1"]["dr_dlnk"],
    dr_B2_dlnk=results["B2"]["dr_dlnk"],
    dr_B3_dlnk=results["B3"]["dr_dlnk"],
    alpha_B1_k=results["B1"]["alpha_k"],
    alpha_B2_k=results["B2"]["alpha_k"],
    alpha_B3_k=results["B3"]["alpha_k"],
    beta_B1_k=results["B1"]["beta_k"],
    beta_B2_k=results["B2"]["beta_k"],
    beta_B3_k=results["B3"]["beta_k"],

    # Per-branch pivot values
    r_B1_pivot=results["B1"]["r_pivot"],
    r_B2_pivot=results["B2"]["r_pivot"],
    r_B3_pivot=results["B3"]["r_pivot"],
    dr_B1_dlnk_pivot=results["B1"]["dr_dlnk_pivot"],
    dr_B2_dlnk_pivot=results["B2"]["dr_dlnk_pivot"],
    dr_B3_dlnk_pivot=results["B3"]["dr_dlnk_pivot"],

    # Per-branch reference values
    r_B1_ref=r_B1_ref,
    r_B2_ref=r_B2_ref,
    r_B3_ref=r_B3_ref,

    # Per-branch effective masses
    m_eff_B1_pre=m_eff_B1_pre,
    m_eff_B2_pre=m_eff_B2_pre,
    m_eff_B3_pre=m_eff_B3_pre,
    m_eff_B1_post=m_eff_B1_post,
    m_eff_B2_post=m_eff_B2_post,
    m_eff_B3_post=m_eff_B3_post,

    # n_s and A_s corrections
    ns_correction=ns_correction,
    ns_disp_at_pivot=ns_disp_at_pivot,
    ns_total_at_pivot=ns_total_at_pivot,
    A_s_ratio=A_s_ratio,
    A_s_S74=A_s_S74,

    # Fold-scale scan
    k_fold_scan=k_fold_scan,
    r_B1_fold=fold_results["B1"]["r"],
    r_B2_fold=fold_results["B2"]["r"],
    r_B3_fold=fold_results["B3"]["r"],
    dr_B1_dlnk_fold=fold_results["B1"]["dr_dlnk"],
    dr_B2_dlnk_fold=fold_results["B2"]["dr_dlnk"],
    dr_B3_dlnk_fold=fold_results["B3"]["dr_dlnk"],

    # Gate
    gate_name="S75-A3-R-B-K-RUNNING",
    gate_verdict=gate_verdict,
    gate_reason=gate_reason,
)

print("\nData saved to s75_r_b_k_running.npz")

# ============================================================================
#  13. Plot
# ============================================================================

fig, axes = plt.subplots(2, 2, figsize=(14, 10))
fig.suptitle("S75-A3: Dispersion-Induced Running of r_b(k)", fontsize=14, fontweight="bold")

# Panel A: r_b(k) at CMB scale (should be flat)
ax = axes[0, 0]
for label, color in [("B1", "tab:blue"), ("B2", "tab:orange"), ("B3", "tab:green")]:
    R = results[label]
    # Plot relative to r(k=0)
    delta_r = R["r_k"] - R["r_k0"]
    ax.semilogx(k_Mpc, delta_r, color=color, label=f"{label} (r0={R['r_k0']:.3f})")
ax.axvline(k_pivot_Mpc, color="gray", ls="--", alpha=0.5, label="k_pivot")
ax.axvspan(k_planck_min, k_planck_max, alpha=0.1, color="gray")
ax.set_xlabel(r"$k$ [Mpc$^{-1}$]")
ax.set_ylabel(r"$r_b(k) - r_b(0)$")
ax.set_title("(A) r_b(k) variation at CMB scale")
ax.legend(fontsize=8)
ax.ticklabel_format(axis='y', style='scientific', scilimits=(-2,2))

# Panel B: r_b(k) at fold scale (where running matters)
ax = axes[0, 1]
for label, color in [("B1", "tab:blue"), ("B2", "tab:orange"), ("B3", "tab:green")]:
    FR = fold_results[label]
    ax.semilogx(FR["k"], FR["r"], color=color, label=label)
ax.axvline(k_fold_sub, color="gray", ls="--", alpha=0.5, label=r"$k_{\rm fold}$")
ax.set_xlabel(r"$k$ [$M_{\rm KK}^{-1}$]")
ax.set_ylabel(r"$r_b(k)$")
ax.set_title("(B) r_b(k) at fold scale")
ax.legend(fontsize=8)

# Panel C: dr/d(ln k) at fold scale
ax = axes[1, 0]
for label, color in [("B1", "tab:blue"), ("B2", "tab:orange"), ("B3", "tab:green")]:
    FR = fold_results[label]
    ax.semilogx(FR["k"], FR["dr_dlnk"], color=color, label=label)
ax.axhline(-0.01, color="red", ls=":", alpha=0.5, label="|dr/dlnk| = 0.01")
ax.axhline(0.01, color="red", ls=":", alpha=0.5)
ax.axvline(k_fold_sub, color="gray", ls="--", alpha=0.5)
ax.set_xlabel(r"$k$ [$M_{\rm KK}^{-1}$]")
ax.set_ylabel(r"$dr_b/d\ln k$")
ax.set_title(r"(C) $dr_b/d\ln k$ at fold scale")
ax.legend(fontsize=8)

# Panel D: n_s correction at CMB scale
ax = axes[1, 1]
ax.semilogx(k_Mpc, ns_correction, "k-", lw=1.5)
ax.axhline(0, color="gray", ls="-", alpha=0.3)
ax.axvline(k_pivot_Mpc, color="gray", ls="--", alpha=0.5, label="k_pivot")
ax.axvspan(k_planck_min, k_planck_max, alpha=0.1, color="gray")
ax.set_xlabel(r"$k$ [Mpc$^{-1}$]")
ax.set_ylabel(r"$n_s^{\rm disp} - 1$")
ax.set_title(r"(D) $n_s$ correction from dispersion")
ax.legend(fontsize=8)
ax.ticklabel_format(axis='y', style='scientific', scilimits=(-2,2))

plt.tight_layout()
plt.savefig("s75_r_b_k_running.png", dpi=150, bbox_inches="tight")
print("Plot saved to s75_r_b_k_running.png")

print("\n" + "=" * 70)
print("COMPUTATION COMPLETE")
print("=" * 70)
